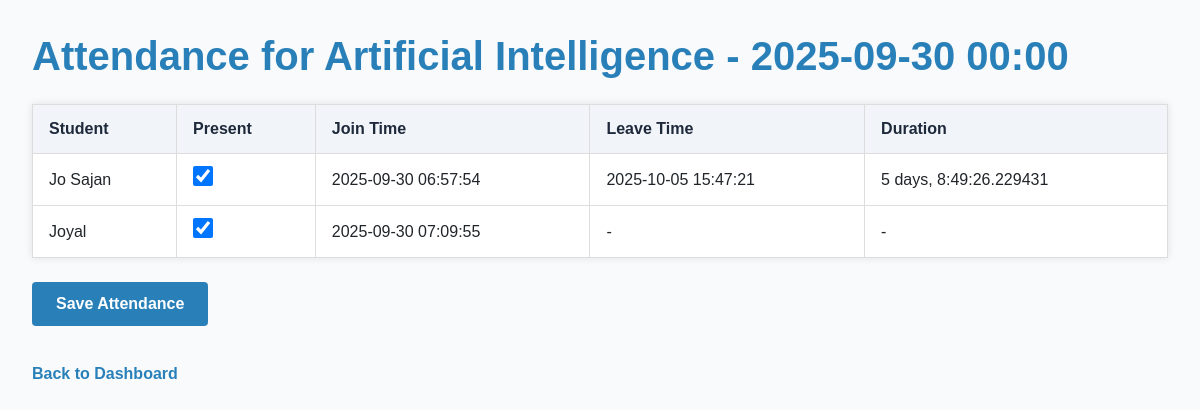
/custom-admin/faculty/meeting/1/attendance/ (signed in), run on the app's committed database.
### main/models.py (models this page shows, shortened)
class Meeting(models.Model):
    subject = models.ForeignKey(Subject, on_delete=models.CASCADE)
    schedule_datetime = models.DateTimeField()
    meeting_link = models.URLField(blank=True, null=True)  # Placeholder for video call link
    video_room_link = models.CharField(max_length=255, blank=True, null=True)

class Subject(models.Model):
    name = models.CharField(max_length=100)
    department = models.ForeignKey(Department, on_delete=models.CASCADE)
    faculty = models.ForeignKey(User, on_delete=models.CASCADE, limit_choices_to={'userprofile__role': 'faculty'})

class Attendance(models.Model):
    meeting = models.ForeignKey(Meeting, on_delete=models.CASCADE)
    student = models.ForeignKey(User, on_delete=models.CASCADE, limit_choices_to={'userprofile__role': 'student'})
    join_time = models.DateTimeField(null=True, blank=True)
    leave_time = models.DateTimeField(null=True, blank=True)
    duration = models.DurationField(null=True, blank=True)
    present = models.BooleanField(default=False)  # Marked True if attendance criteria met

### main/views.py (the view, shortened to what this page needs)
# urls.py: path('faculty/meeting/<int:meeting_id>/attendance/', views.meeting_attendance, name='meeting_attendance'),
@login_required
def meeting_attendance(request, meeting_id):
    meeting = get_object_or_404(Meeting, id=meeting_id, subject__faculty=request.user)
    attendance_records = Attendance.objects.filter(meeting=meeting).select_related('student')
    for record in attendance_records:
        if record.join_time and record.leave_time:
            record.duration = record.leave_time - record.join_time
        else:
            record.duration = None
    return render(request, 'main/meeting_attendance.html', {
        'meeting': meeting,
        'attendance_records': attendance_records,
    })

### main/templates/main/meeting_attendance.html (shortened to what this page needs)
{% load static %}
<!DOCTYPE html>
<html lang="en">
<head>
  <link href="https://cdn.jsdelivr.net/npm/bootstrap@5.3.0/dist/css/bootstrap.min.css" rel="stylesheet" />
</head>
<body>
<h1>Attendance for {{ meeting.subject.name }} - {{ meeting.schedule_datetime|date:"Y-m-d H:i" }}</h1>
<form method="post">
  <table>
    <thead>
      <tr>
        <th>Student</th>
        <th>Present</th>
        <th>Join Time</th>
        <th>Leave Time</th>
        <th>Duration</th>
      </tr>
    </thead>
    <tbody>
      {% for record in attendance_records %}
      <tr>
        <td>{{ record.student.get_full_name|default:record.student.username }}</td>
        <td>
          <input type="checkbox" name="present_{{ record.id }}" {% if record.present %}checked{% endif %}>
        </td>
        <td>{% if record.join_time %}{{ record.join_time|date:"Y-m-d H:i:s" }}{% else %}-{% endif %}</td>
        <td>{% if record.leave_time %}{{ record.leave_time|date:"Y-m-d H:i:s" }}{% else %}-{% endif %}</td>
        <td>{% if record.duration %}{{ record.duration }}{% else %}-{% endif %}</td>
      </tr>
      {% empty %}
      <tr>
        <td colspan="5" class="text-center text-muted">No attendance records available.</td>
      </tr>
      {% endfor %}
    </tbody>
  </table>
  <button type="submit">Save Attendance</button>
</form>
<a href="{% url 'faculty_dashboard' %}" class="back-link">Back to Dashboard</a>
</body>
</html>

### main/templates/main/meeting_attendance.html (style rules this page uses)
body { font-family: 'Poppins', Arial, sans-serif; background-color: #f8fafc; margin: 2rem; }
h1 { color: #2980b9; font-weight: 700; margin-bottom: 1.5rem; }
table { width: 100%; border-collapse: collapse; background-color: white; box-shadow: 0 0 8px rgba(0,0,0,0.1); margin-bottom: 1.5rem; }
th, td { border: 1px solid #ddd; padding: 12px 16px; text-align: left; vertical-align: middle; }
th { background-color: #f1f5f9; font-weight: 700; color: #1e293b; }
input[type="checkbox"] { width: 20px; height: 20px; cursor: pointer; }
button[type="submit"] { padding: 10px 24px; font-weight: 600; border-radius: 4px; border: none; background-color: #2980b9; color: white; cursor: pointer; transition: background-color 0.3s ease; margin-bottom: 20px; }
a.back-link { display: inline-block; margin-top: 1rem; font-weight: 600; color: #2980b9; text-decoration: none; cursor: pointer; transition: color 0.3s ease; }

### data on the page
Meeting: subject.name "Artificial Intelligence", schedule_datetime "2025-09-30 00:00"
Attendance: student.get_full_name "Jo Sajan", present "☑", join_time "2025-09-30 06:57:54", leave_time "2025-10-05 15:47:21", duration "5 days, 8:49:26.229431"
Attendance: student.get_full_name "Joyal", present "☑", join_time "2025-09-30 07:09:55"
